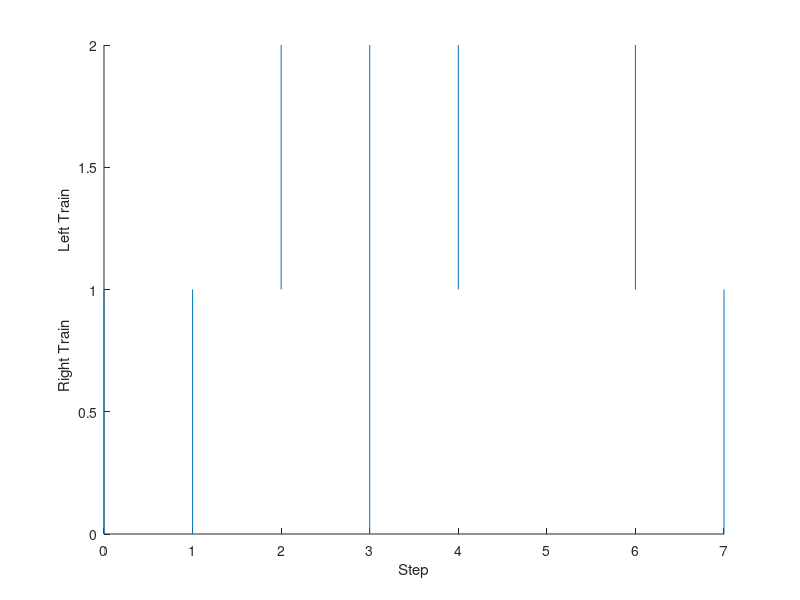

MATLAB code to generate this figure:
function test

spike_times = [0 1 3 7];
spike_times2 = [2 3 4 6];

for i=1:4
    line([spike_times(i) spike_times(i)], [0 1]);
    line([spike_times2(i) spike_times2(i)], [1 2]);
end

xlabel('Step')
ylabel('Right Train                 Left Train')

% line([2 2], [0 1]);


% plot([[1 1] [2 2]], [[0 1] [0 1]]);
% plot([1 1], [0 1]);
% hold on;
% plot([2 2], [0 1]);